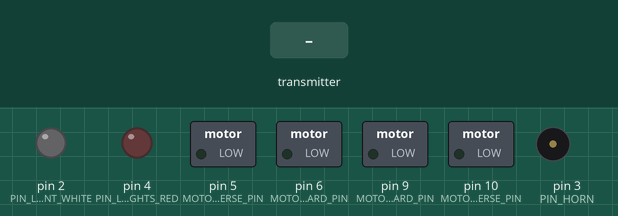
This sketch was run on a simulated Arduino Uno, built with avr-gcc and run on an emulated ATmega328P. Shown: switched loads named in the sketch (green lamp = pin HIGH), output pins drawn as LEDs (lit = HIGH), buzzer (waves = sounding). The test bench sets the inputs (shaded band). No radio packets arrive unless stated.

Above: at 1.5 s.
1.6 s: the transmitter starts sending dataReceived.2 = 256
At 1.9 s:
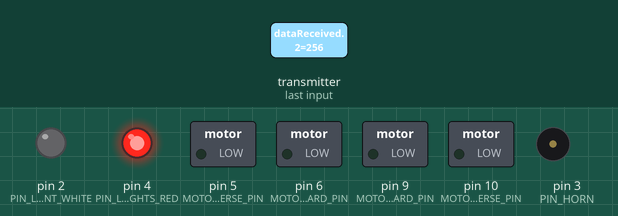
3.1 s: the transmitter starts sending dataReceived.2 = 0
At 4.3 s:
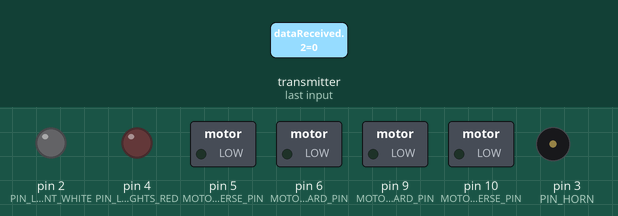
4.6 s: the transmitter starts sending dataReceived.2 = 512
At 5.4 s:
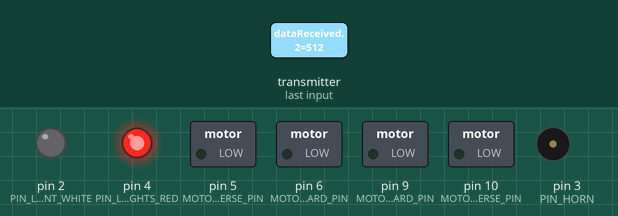
Timing chart, 0 to 7.6 s (numbered marks = the images above; inputs shaded):
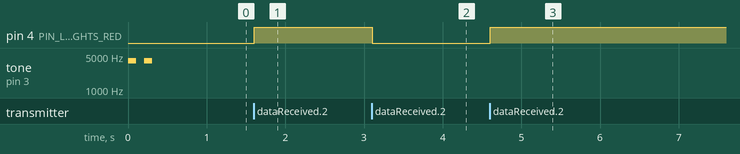

Measured:
- after the input at 1.6 s, pin 4 (PIN_LED_TAILLIGHTS_RED): LOW → HIGH at once
- after the input at 3.1 s, pin 4 (PIN_LED_TAILLIGHTS_RED): HIGH → LOW at once
- after the input at 4.6 s, pin 4 (PIN_LED_TAILLIGHTS_RED): LOW → HIGH at once

The sketch:

lego-technic-racer-receiver.ino
```cpp
// The slave or the receiver

#include <SPI.h>
#include <nRF24L01.h>
#include <RF24.h>

#define PIN_RF24_CE 8
#define PIN_RF24_CSN 7

#define MOTOR_LEFT_FORWARD_PIN 6
#define MOTOR_LEFT_REVERSE_PIN 5

#define MOTOR_RIGHT_REVERSE_PIN 10
#define MOTOR_RIGHT_FORWARD_PIN 9

#define PIN_HORN 3

#define PIN_LED_TAILLIGHTS_RED 4
#define PIN_LED_SIDE_AND_FRONT_WHITE 2


const byte thisSlaveAddress[5] = {'l','e','g','o','1'};

RF24 radio(PIN_RF24_CE, PIN_RF24_CSN);

unsigned int dataReceived[6]; // this must match dataToSend in the TX

unsigned int statusFrontSideBeams = 0;
unsigned int statusLights = 0;

unsigned int leftMotorSpeed;
unsigned int rightMotorSpeed;

unsigned int speedIntervalMin;
unsigned int speedIntervalMax;


void setup() {

  pinMode(MOTOR_LEFT_FORWARD_PIN, OUTPUT);
  pinMode(MOTOR_LEFT_REVERSE_PIN, OUTPUT);

  pinMode(MOTOR_RIGHT_REVERSE_PIN, OUTPUT);
  pinMode(MOTOR_RIGHT_FORWARD_PIN, OUTPUT);

  analogWrite(MOTOR_LEFT_FORWARD_PIN, 0);
  analogWrite(MOTOR_LEFT_REVERSE_PIN, 0);

  analogWrite(MOTOR_RIGHT_REVERSE_PIN, 0);
  analogWrite(MOTOR_RIGHT_FORWARD_PIN, 0);

  radio.begin();
  radio.setDataRate( RF24_250KBPS );
  radio.openReadingPipe(1, thisSlaveAddress);
  radio.startListening();

  pinMode(3, OUTPUT);

  tone(PIN_HORN, 4000);
  delay(100);
  noTone(PIN_HORN);
  delay(100);
  tone(PIN_HORN, 4000);
  delay(100);
  noTone(PIN_HORN);

  pinMode(PIN_LED_TAILLIGHTS_RED, OUTPUT);
  pinMode(PIN_LED_SIDE_AND_FRONT_WHITE, OUTPUT);

  digitalWrite(PIN_LED_TAILLIGHTS_RED, LOW);
  digitalWrite(PIN_LED_SIDE_AND_FRONT_WHITE, LOW);

}


void loop() {

  if ( radio.available() ) {

    radio.read( &dataReceived, sizeof(dataReceived) );

    // horn
    if ( dataReceived[0] == 1 ) {
      tone(3, 20);
    } else {
      noTone(3);
    }

    // switch on/off all lights
    if ( dataReceived[2] != statusLights ) {
      statusLights = dataReceived[2];
    }

    if ( statusLights ) {

      digitalWrite(PIN_LED_TAILLIGHTS_RED, HIGH);

      if ( dataReceived[1] != statusFrontSideBeams ) {
        statusFrontSideBeams = dataReceived[1];
      }

      // switch on/off front high beams + side strong beams
      if ( statusFrontSideBeams == 1 ) {
        digitalWrite(PIN_LED_SIDE_AND_FRONT_WHITE, HIGH);
        statusFrontSideBeams = dataReceived[1];
      } else {
        digitalWrite(PIN_LED_SIDE_AND_FRONT_WHITE, LOW);
      }
      //TODO switch off front dipped lights

    } else {
      switchLightsOff();
    }


    // gear change
    getSpeedIntervalToGear(dataReceived[5]);


    // left motor
    if ( dataReceived[3] < 128 ) { // forward
      leftMotorSpeed = map(leftMotorSpeed, 127, 0, speedIntervalMin, speedIntervalMax);
      analogWrite(MOTOR_LEFT_FORWARD_PIN, leftMotorSpeed);
      analogWrite(MOTOR_LEFT_REVERSE_PIN, 0);
    } else if ( dataReceived[3] > 128 ) { // reverse
      leftMotorSpeed = map(leftMotorSpeed, 129, 255, speedIntervalMin, speedIntervalMax);
      analogWrite(MOTOR_LEFT_FORWARD_PIN, 0);
      analogWrite(MOTOR_LEFT_REVERSE_PIN, leftMotorSpeed);
    } else { // stop
      leftMotorSpeed = 0;
      analogWrite(MOTOR_LEFT_FORWARD_PIN, leftMotorSpeed);
      analogWrite(MOTOR_LEFT_REVERSE_PIN, leftMotorSpeed);
    }


    // right motor
    if ( dataReceived[4] < 128 ) { // forward
      rightMotorSpeed = map(rightMotorSpeed, 127, 0, speedIntervalMin, speedIntervalMax);
      analogWrite(MOTOR_RIGHT_FORWARD_PIN, rightMotorSpeed);
      analogWrite(MOTOR_RIGHT_REVERSE_PIN, 0);
    } else if ( dataReceived[4] > 128 ) { // reverse
      rightMotorSpeed = map(rightMotorSpeed, 129, 255, speedIntervalMin, speedIntervalMax);
      analogWrite(MOTOR_RIGHT_FORWARD_PIN, 0);
      analogWrite(MOTOR_RIGHT_REVERSE_PIN, rightMotorSpeed);
    } else { // stop
      rightMotorSpeed = 0;
      analogWrite(MOTOR_RIGHT_FORWARD_PIN, rightMotorSpeed);
      analogWrite(MOTOR_RIGHT_REVERSE_PIN, rightMotorSpeed);
    }

  }

}


void switchLightsOff() {
  digitalWrite(PIN_LED_SIDE_AND_FRONT_WHITE, LOW);
  digitalWrite(PIN_LED_TAILLIGHTS_RED, LOW);
}


void getSpeedIntervalToGear (int gearNumber) {

  switch (gearNumber) {
    case 1:
      speedIntervalMin = 150;
      speedIntervalMax = 200;
      break;
    case 2:
      speedIntervalMin = 200;
      speedIntervalMax = 220;
      break;
    case 3:
      speedIntervalMin = 220;
      speedIntervalMax = 255;
      break;
  }
}
```
